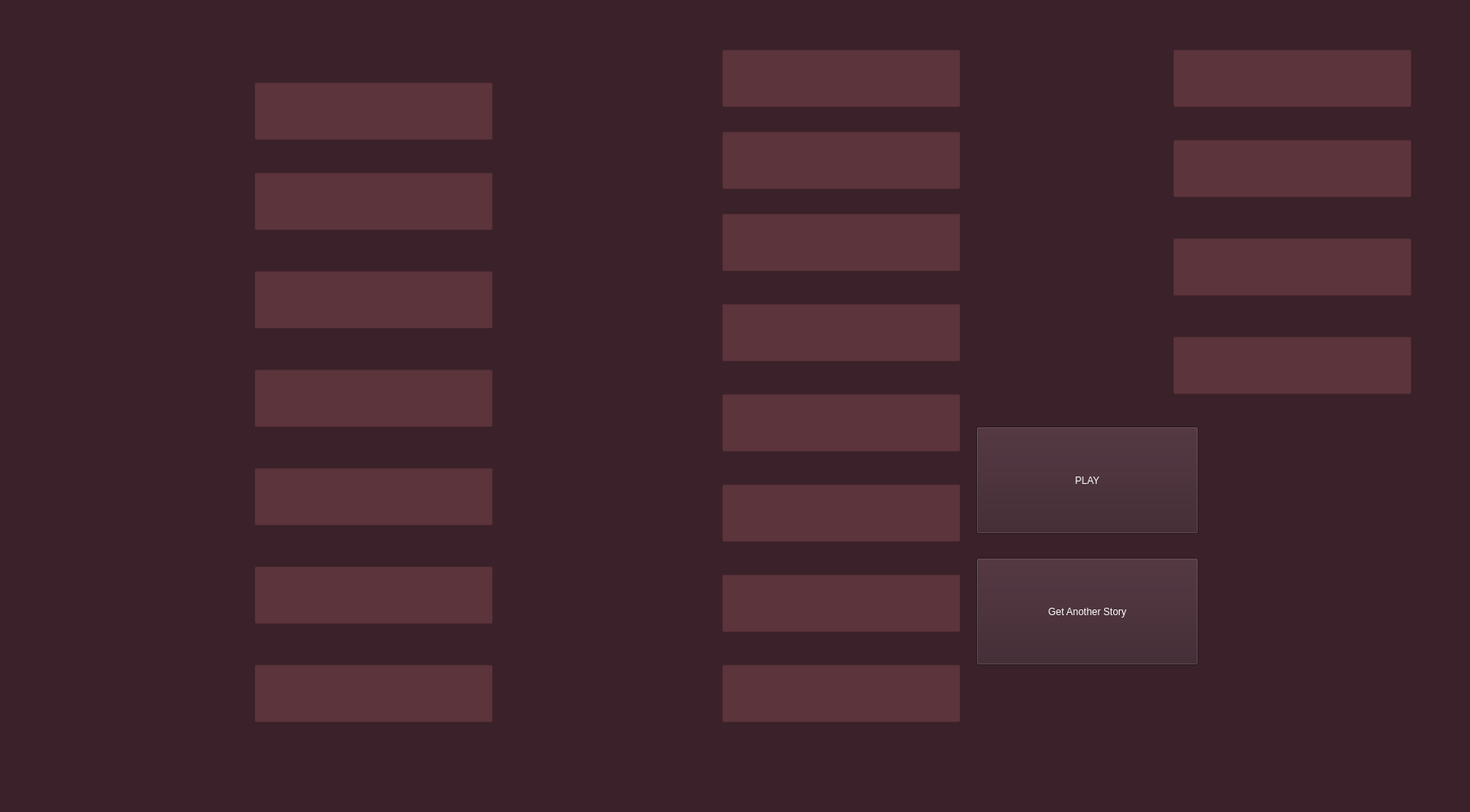
<?xml version="1.0" encoding="UTF-8"?>
<ui version="4.0">
 <class>MainWindow</class>
 <widget class="QMainWindow" name="MainWindow">
  <property name="geometry">
   <rect>
    <x>0</x>
    <y>0</y>
    <width>1792</width>
    <height>990</height>
   </rect>
  </property>
  <property name="windowTitle">
   <string>MainWindow</string>
  </property>
  <property name="styleSheet">
   <string notr="true">background-color: rgb(58, 33, 42);
color: rgb(255, 255, 255);</string>
  </property>
  <widget class="QWidget" name="centralwidget">
   <widget class="QLineEdit" name="submission_1">
    <property name="geometry">
     <rect>
      <x>310</x>
      <y>100</y>
      <width>291</width>
      <height>71</height>
     </rect>
    </property>
    <property name="styleSheet">
     <string notr="true">background-color: rgb(92, 52, 60);
font: 24pt &quot;Avenir Next Condensed&quot;;
</string>
    </property>
    <property name="text">
     <string/>
    </property>
   </widget>
   <widget class="QLabel" name="typeOfWord_1">
    <property name="geometry">
     <rect>
      <x>70</x>
      <y>90</y>
      <width>221</width>
      <height>61</height>
     </rect>
    </property>
    <property name="styleSheet">
     <string notr="true">font: 35pt &quot;Avenir Next Condensed&quot;;
color: rgb(255, 255, 255);</string>
    </property>
    <property name="text">
     <string/>
    </property>
   </widget>
   <widget class="QLineEdit" name="submission_2">
    <property name="geometry">
     <rect>
      <x>310</x>
      <y>210</y>
      <width>291</width>
      <height>71</height>
     </rect>
    </property>
    <property name="styleSheet">
     <string notr="true">background-color: rgb(92, 52, 60);
font: 24pt &quot;Avenir Next Condensed&quot;;
</string>
    </property>
    <property name="text">
     <string/>
    </property>
    <property name="frame">
     <bool>true</bool>
    </property>
   </widget>
   <widget class="QLabel" name="typeOfWord_2">
    <property name="geometry">
     <rect>
      <x>70</x>
      <y>210</y>
      <width>221</width>
      <height>61</height>
     </rect>
    </property>
    <property name="styleSheet">
     <string notr="true">font: 35pt &quot;Avenir Next Condensed&quot;;
color: rgb(255, 255, 255);</string>
    </property>
    <property name="text">
     <string/>
    </property>
   </widget>
   <widget class="QLineEdit" name="submission_3">
    <property name="geometry">
     <rect>
      <x>310</x>
      <y>330</y>
      <width>291</width>
      <height>71</height>
     </rect>
    </property>
    <property name="styleSheet">
     <string notr="true">background-color: rgb(92, 52, 60);
font: 24pt &quot;Avenir Next Condensed&quot;;
border-color: rgb(255, 255, 255);</string>
    </property>
    <property name="text">
     <string/>
    </property>
   </widget>
   <widget class="QLabel" name="typeOfWord_3">
    <property name="geometry">
     <rect>
      <x>70</x>
      <y>330</y>
      <width>221</width>
      <height>61</height>
     </rect>
    </property>
    <property name="styleSheet">
     <string notr="true">font: 35pt &quot;Avenir Next Condensed&quot;;
color: rgb(255, 255, 255);</string>
    </property>
    <property name="text">
     <string/>
    </property>
   </widget>
   <widget class="QLineEdit" name="submission_4">
    <property name="geometry">
     <rect>
      <x>310</x>
      <y>450</y>
      <width>291</width>
      <height>71</height>
     </rect>
    </property>
    <property name="styleSheet">
     <string notr="true">background-color: rgb(92, 52, 60);
font: 24pt &quot;Avenir Next Condensed&quot;;
border-color: rgb(255, 255, 255);</string>
    </property>
    <property name="text">
     <string/>
    </property>
   </widget>
   <widget class="QLabel" name="typeOfWord_4">
    <property name="geometry">
     <rect>
      <x>70</x>
      <y>450</y>
      <width>221</width>
      <height>61</height>
     </rect>
    </property>
    <property name="styleSheet">
     <string notr="true">font: 35pt &quot;Avenir Next Condensed&quot;;
color: rgb(255, 255, 255);</string>
    </property>
    <property name="text">
     <string/>
    </property>
   </widget>
   <widget class="QLineEdit" name="submission_5">
    <property name="geometry">
     <rect>
      <x>310</x>
      <y>570</y>
      <width>291</width>
      <height>71</height>
     </rect>
    </property>
    <property name="styleSheet">
     <string notr="true">background-color: rgb(92, 52, 60);
font: 24pt &quot;Avenir Next Condensed&quot;;
</string>
    </property>
    <property name="text">
     <string/>
    </property>
   </widget>
   <widget class="QLabel" name="typeOfWord_5">
    <property name="geometry">
     <rect>
      <x>70</x>
      <y>570</y>
      <width>221</width>
      <height>61</height>
     </rect>
    </property>
    <property name="styleSheet">
     <string notr="true">font: 35pt &quot;Avenir Next Condensed&quot;;
color: rgb(255, 255, 255);</string>
    </property>
    <property name="text">
     <string/>
    </property>
   </widget>
   <widget class="QLineEdit" name="submission_6">
    <property name="geometry">
     <rect>
      <x>310</x>
      <y>690</y>
      <width>291</width>
      <height>71</height>
     </rect>
    </property>
    <property name="styleSheet">
     <string notr="true">background-color: rgb(92, 52, 60);
font: 24pt &quot;Avenir Next Condensed&quot;;
</string>
    </property>
    <property name="text">
     <string/>
    </property>
   </widget>
   <widget class="QLabel" name="typeOfWord_6">
    <property name="geometry">
     <rect>
      <x>70</x>
      <y>690</y>
      <width>221</width>
      <height>61</height>
     </rect>
    </property>
    <property name="styleSheet">
     <string notr="true">font: 35pt &quot;Avenir Next Condensed&quot;;
color: rgb(255, 255, 255);</string>
    </property>
    <property name="text">
     <string/>
    </property>
   </widget>
   <widget class="QLineEdit" name="submission_7">
    <property name="geometry">
     <rect>
      <x>310</x>
      <y>810</y>
      <width>291</width>
      <height>71</height>
     </rect>
    </property>
    <property name="styleSheet">
     <string notr="true">background-color: rgb(92, 52, 60);
font: 24pt &quot;Avenir Next Condensed&quot;;
</string>
    </property>
    <property name="text">
     <string/>
    </property>
   </widget>
   <widget class="QLabel" name="typeOfWord_7">
    <property name="geometry">
     <rect>
      <x>70</x>
      <y>810</y>
      <width>221</width>
      <height>61</height>
     </rect>
    </property>
    <property name="styleSheet">
     <string notr="true">font: 35pt &quot;Avenir Next Condensed&quot;;
color: rgb(255, 255, 255);</string>
    </property>
    <property name="text">
     <string/>
    </property>
   </widget>
   <widget class="QLineEdit" name="submission_8">
    <property name="geometry">
     <rect>
      <x>880</x>
      <y>60</y>
      <width>291</width>
      <height>71</height>
     </rect>
    </property>
    <property name="styleSheet">
     <string notr="true">background-color: rgb(92, 52, 60);
font: 24pt &quot;Avenir Next Condensed&quot;;
</string>
    </property>
    <property name="text">
     <string/>
    </property>
   </widget>
   <widget class="QLabel" name="typeOfWord_8">
    <property name="geometry">
     <rect>
      <x>640</x>
      <y>60</y>
      <width>221</width>
      <height>61</height>
     </rect>
    </property>
    <property name="styleSheet">
     <string notr="true">font: 35pt &quot;Avenir Next Condensed&quot;;
color: rgb(255, 255, 255);</string>
    </property>
    <property name="text">
     <string/>
    </property>
   </widget>
   <widget class="QLineEdit" name="submission_9">
    <property name="geometry">
     <rect>
      <x>880</x>
      <y>160</y>
      <width>291</width>
      <height>71</height>
     </rect>
    </property>
    <property name="styleSheet">
     <string notr="true">background-color: rgb(92, 52, 60);
font: 24pt &quot;Avenir Next Condensed&quot;;
</string>
    </property>
    <property name="text">
     <string/>
    </property>
   </widget>
   <widget class="QLabel" name="typeOfWord_9">
    <property name="geometry">
     <rect>
      <x>640</x>
      <y>160</y>
      <width>221</width>
      <height>61</height>
     </rect>
    </property>
    <property name="styleSheet">
     <string notr="true">font: 35pt &quot;Avenir Next Condensed&quot;;
color: rgb(255, 255, 255);</string>
    </property>
    <property name="text">
     <string/>
    </property>
   </widget>
   <widget class="QLineEdit" name="submission_10">
    <property name="geometry">
     <rect>
      <x>880</x>
      <y>260</y>
      <width>291</width>
      <height>71</height>
     </rect>
    </property>
    <property name="styleSheet">
     <string notr="true">background-color: rgb(92, 52, 60);
font: 24pt &quot;Avenir Next Condensed&quot;;
</string>
    </property>
    <property name="text">
     <string/>
    </property>
   </widget>
   <widget class="QLabel" name="typeOfWord_10">
    <property name="geometry">
     <rect>
      <x>640</x>
      <y>260</y>
      <width>221</width>
      <height>61</height>
     </rect>
    </property>
    <property name="styleSheet">
     <string notr="true">font: 35pt &quot;Avenir Next Condensed&quot;;
color: rgb(255, 255, 255);</string>
    </property>
    <property name="text">
     <string/>
    </property>
   </widget>
   <widget class="QLineEdit" name="submission_11">
    <property name="geometry">
     <rect>
      <x>880</x>
      <y>370</y>
      <width>291</width>
      <height>71</height>
     </rect>
    </property>
    <property name="styleSheet">
     <string notr="true">background-color: rgb(92, 52, 60);
font: 24pt &quot;Avenir Next Condensed&quot;;
</string>
    </property>
    <property name="text">
     <string/>
    </property>
   </widget>
   <widget class="QLabel" name="typeOfWord_11">
    <property name="geometry">
     <rect>
      <x>640</x>
      <y>370</y>
      <width>221</width>
      <height>61</height>
     </rect>
    </property>
    <property name="styleSheet">
     <string notr="true">font: 35pt &quot;Avenir Next Condensed&quot;;
color: rgb(255, 255, 255);</string>
    </property>
    <property name="text">
     <string/>
    </property>
   </widget>
   <widget class="QLineEdit" name="submission_12">
    <property name="geometry">
     <rect>
      <x>880</x>
      <y>480</y>
      <width>291</width>
      <height>71</height>
     </rect>
    </property>
    <property name="styleSheet">
     <string notr="true">background-color: rgb(92, 52, 60);
font: 24pt &quot;Avenir Next Condensed&quot;;
</string>
    </property>
    <property name="text">
     <string/>
    </property>
   </widget>
   <widget class="QLabel" name="typeOfWord_12">
    <property name="geometry">
     <rect>
      <x>640</x>
      <y>480</y>
      <width>221</width>
      <height>61</height>
     </rect>
    </property>
    <property name="styleSheet">
     <string notr="true">font: 35pt &quot;Avenir Next Condensed&quot;;
color: rgb(255, 255, 255);</string>
    </property>
    <property name="text">
     <string/>
    </property>
   </widget>
   <widget class="QLineEdit" name="submission_13">
    <property name="geometry">
     <rect>
      <x>880</x>
      <y>590</y>
      <width>291</width>
      <height>71</height>
     </rect>
    </property>
    <property name="styleSheet">
     <string notr="true">background-color: rgb(92, 52, 60);
font: 24pt &quot;Avenir Next Condensed&quot;;
</string>
    </property>
    <property name="text">
     <string/>
    </property>
   </widget>
   <widget class="QLabel" name="typeOfWord_13">
    <property name="geometry">
     <rect>
      <x>640</x>
      <y>590</y>
      <width>221</width>
      <height>61</height>
     </rect>
    </property>
    <property name="styleSheet">
     <string notr="true">font: 35pt &quot;Avenir Next Condensed&quot;;
color: rgb(255, 255, 255);</string>
    </property>
    <property name="text">
     <string/>
    </property>
   </widget>
   <widget class="QLineEdit" name="submission_14">
    <property name="geometry">
     <rect>
      <x>880</x>
      <y>700</y>
      <width>291</width>
      <height>71</height>
     </rect>
    </property>
    <property name="styleSheet">
     <string notr="true">background-color: rgb(92, 52, 60);
font: 24pt &quot;Avenir Next Condensed&quot;;
</string>
    </property>
    <property name="text">
     <string/>
    </property>
   </widget>
   <widget class="QLabel" name="typeOfWord_14">
    <property name="geometry">
     <rect>
      <x>640</x>
      <y>700</y>
      <width>221</width>
      <height>61</height>
     </rect>
    </property>
    <property name="styleSheet">
     <string notr="true">font: 35pt &quot;Avenir Next Condensed&quot;;
color: rgb(255, 255, 255);</string>
    </property>
    <property name="text">
     <string/>
    </property>
   </widget>
   <widget class="QLineEdit" name="submission_15">
    <property name="geometry">
     <rect>
      <x>880</x>
      <y>810</y>
      <width>291</width>
      <height>71</height>
     </rect>
    </property>
    <property name="styleSheet">
     <string notr="true">background-color: rgb(92, 52, 60);
font: 24pt &quot;Avenir Next Condensed&quot;;
</string>
    </property>
    <property name="text">
     <string/>
    </property>
   </widget>
   <widget class="QLabel" name="typeOfWord_15">
    <property name="geometry">
     <rect>
      <x>640</x>
      <y>810</y>
      <width>221</width>
      <height>61</height>
     </rect>
    </property>
    <property name="styleSheet">
     <string notr="true">font: 35pt &quot;Avenir Next Condensed&quot;;
color: rgb(255, 255, 255);</string>
    </property>
    <property name="text">
     <string/>
    </property>
   </widget>
   <widget class="QLineEdit" name="submission_16">
    <property name="geometry">
     <rect>
      <x>1430</x>
      <y>60</y>
      <width>291</width>
      <height>71</height>
     </rect>
    </property>
    <property name="styleSheet">
     <string notr="true">background-color: rgb(92, 52, 60);
font: 24pt &quot;Avenir Next Condensed&quot;;
</string>
    </property>
    <property name="text">
     <string/>
    </property>
   </widget>
   <widget class="QLabel" name="typeOfWord_16">
    <property name="geometry">
     <rect>
      <x>1190</x>
      <y>60</y>
      <width>221</width>
      <height>61</height>
     </rect>
    </property>
    <property name="styleSheet">
     <string notr="true">font: 35pt &quot;Avenir Next Condensed&quot;;
color: rgb(255, 255, 255);</string>
    </property>
    <property name="text">
     <string/>
    </property>
   </widget>
   <widget class="QLineEdit" name="submission_17">
    <property name="geometry">
     <rect>
      <x>1430</x>
      <y>170</y>
      <width>291</width>
      <height>71</height>
     </rect>
    </property>
    <property name="styleSheet">
     <string notr="true">background-color: rgb(92, 52, 60);
font: 24pt &quot;Avenir Next Condensed&quot;;
</string>
    </property>
    <property name="text">
     <string/>
    </property>
   </widget>
   <widget class="QLabel" name="typeOfWord_17">
    <property name="geometry">
     <rect>
      <x>1190</x>
      <y>170</y>
      <width>221</width>
      <height>61</height>
     </rect>
    </property>
    <property name="styleSheet">
     <string notr="true">font: 35pt &quot;Avenir Next Condensed&quot;;
color: rgb(255, 255, 255);</string>
    </property>
    <property name="text">
     <string/>
    </property>
   </widget>
   <widget class="QPushButton" name="playStory">
    <property name="geometry">
     <rect>
      <x>1190</x>
      <y>520</y>
      <width>271</width>
      <height>131</height>
     </rect>
    </property>
    <property name="styleSheet">
     <string notr="true">font: 60pt &quot;Avenir Next Condensed&quot;;</string>
    </property>
    <property name="text">
     <string>PLAY</string>
    </property>
   </widget>
   <widget class="QLineEdit" name="submission_19">
    <property name="geometry">
     <rect>
      <x>1430</x>
      <y>410</y>
      <width>291</width>
      <height>71</height>
     </rect>
    </property>
    <property name="styleSheet">
     <string notr="true">background-color: rgb(92, 52, 60);
font: 24pt &quot;Avenir Next Condensed&quot;;
</string>
    </property>
    <property name="text">
     <string/>
    </property>
   </widget>
   <widget class="QLabel" name="typeOfWord_19">
    <property name="geometry">
     <rect>
      <x>1190</x>
      <y>410</y>
      <width>221</width>
      <height>61</height>
     </rect>
    </property>
    <property name="styleSheet">
     <string notr="true">font: 35pt &quot;Avenir Next Condensed&quot;;
color: rgb(255, 255, 255);</string>
    </property>
    <property name="text">
     <string/>
    </property>
   </widget>
   <widget class="QLineEdit" name="submission_18">
    <property name="geometry">
     <rect>
      <x>1430</x>
      <y>290</y>
      <width>291</width>
      <height>71</height>
     </rect>
    </property>
    <property name="styleSheet">
     <string notr="true">background-color: rgb(92, 52, 60);
font: 24pt &quot;Avenir Next Condensed&quot;;
</string>
    </property>
    <property name="text">
     <string/>
    </property>
   </widget>
   <widget class="QLabel" name="typeOfWord_18">
    <property name="geometry">
     <rect>
      <x>1190</x>
      <y>290</y>
      <width>221</width>
      <height>61</height>
     </rect>
    </property>
    <property name="styleSheet">
     <string notr="true">font: 35pt &quot;Avenir Next Condensed&quot;;
color: rgb(255, 255, 255);</string>
    </property>
    <property name="text">
     <string/>
    </property>
   </widget>
   <widget class="QPushButton" name="anotherOne">
    <property name="geometry">
     <rect>
      <x>1190</x>
      <y>680</y>
      <width>271</width>
      <height>131</height>
     </rect>
    </property>
    <property name="styleSheet">
     <string notr="true">font: 34pt &quot;Avenir Next Condensed&quot;;</string>
    </property>
    <property name="text">
     <string>Get Another Story</string>
    </property>
   </widget>
   <widget class="QLineEdit" name="submission_20">
    <property name="geometry">
     <rect>
      <x>2030</x>
      <y>860</y>
      <width>291</width>
      <height>71</height>
     </rect>
    </property>
    <property name="styleSheet">
     <string notr="true">background-color: rgb(92, 52, 60);
font: 24pt &quot;Avenir Next Condensed&quot;;
</string>
    </property>
    <property name="text">
     <string/>
    </property>
   </widget>
   <widget class="QLabel" name="typeOfWord_20">
    <property name="geometry">
     <rect>
      <x>1790</x>
      <y>850</y>
      <width>221</width>
      <height>61</height>
     </rect>
    </property>
    <property name="styleSheet">
     <string notr="true">font: 35pt &quot;Avenir Next Condensed&quot;;
color: rgb(255, 255, 255);</string>
    </property>
    <property name="text">
     <string/>
    </property>
   </widget>
   <widget class="QLineEdit" name="submission_21">
    <property name="geometry">
     <rect>
      <x>2030</x>
      <y>860</y>
      <width>291</width>
      <height>71</height>
     </rect>
    </property>
    <property name="styleSheet">
     <string notr="true">background-color: rgb(92, 52, 60);
font: 24pt &quot;Avenir Next Condensed&quot;;
</string>
    </property>
    <property name="text">
     <string/>
    </property>
   </widget>
   <widget class="QLabel" name="typeOfWord_21">
    <property name="geometry">
     <rect>
      <x>1790</x>
      <y>850</y>
      <width>221</width>
      <height>61</height>
     </rect>
    </property>
    <property name="styleSheet">
     <string notr="true">font: 35pt &quot;Avenir Next Condensed&quot;;
color: rgb(255, 255, 255);</string>
    </property>
    <property name="text">
     <string/>
    </property>
   </widget>
   <widget class="QLineEdit" name="submission_22">
    <property name="geometry">
     <rect>
      <x>2030</x>
      <y>860</y>
      <width>291</width>
      <height>71</height>
     </rect>
    </property>
    <property name="styleSheet">
     <string notr="true">background-color: rgb(92, 52, 60);
font: 24pt &quot;Avenir Next Condensed&quot;;
</string>
    </property>
    <property name="text">
     <string/>
    </property>
   </widget>
   <widget class="QLabel" name="typeOfWord_22">
    <property name="geometry">
     <rect>
      <x>1790</x>
      <y>850</y>
      <width>221</width>
      <height>61</height>
     </rect>
    </property>
    <property name="styleSheet">
     <string notr="true">font: 35pt &quot;Avenir Next Condensed&quot;;
color: rgb(255, 255, 255);</string>
    </property>
    <property name="text">
     <string/>
    </property>
   </widget>
  </widget>
  <widget class="QMenuBar" name="menubar">
   <property name="geometry">
    <rect>
     <x>0</x>
     <y>0</y>
     <width>1792</width>
     <height>24</height>
    </rect>
   </property>
  </widget>
  <widget class="QStatusBar" name="statusbar"/>
 </widget>
 <resources/>
 <connections/>
</ui>
